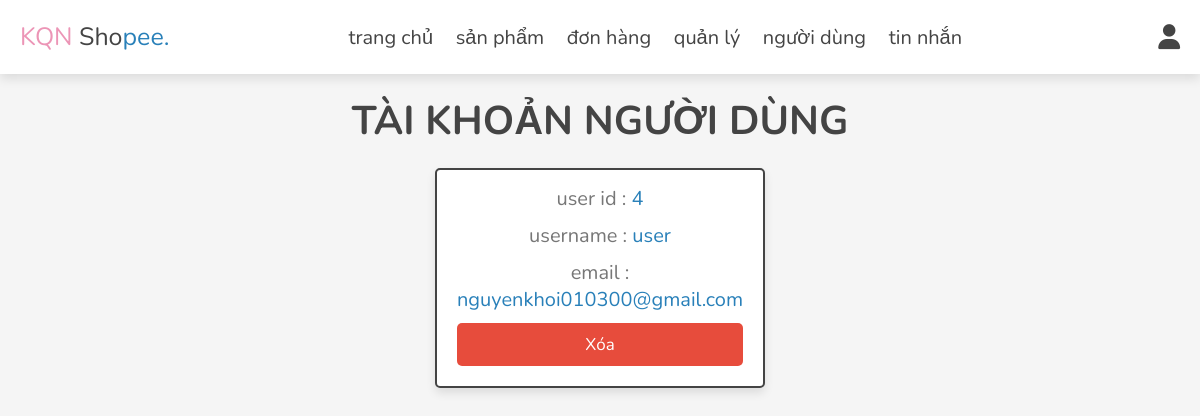
Screenshot of /admin/users_accounts.php (signed in) with the database file from the repository.
### tables this page shows
CREATE TABLE `users` (
  `id` int NOT NULL AUTO_INCREMENT,
  `name` varchar(20) NOT NULL,
  `email` varchar(50) NOT NULL,
  `password` varchar(50) NOT NULL,
  PRIMARY KEY (`id`)
);

### admin/users_accounts.php (the view, shortened to what this page needs)
<?php
include '../components/connect.php';
?>
<!DOCTYPE html>
<html lang="en">
<head>
   <link rel="stylesheet" href="https://cdnjs.cloudflare.com/ajax/libs/font-awesome/6.1.1/css/all.min.css">
   <link rel="stylesheet" href="../css/admin_style.css">
</head>
<body>
   <?php include '../components/admin_header.php'; ?>
   <section class="accounts">
      <h1 class="heading">
         tài khoản người dùng</h1>
      <div class="box-container">
         <?php
         $select_accounts = $conn->prepare("SELECT * FROM `users`");
         $select_accounts->execute();
         if ($select_accounts->rowCount() > 0) {
            while ($fetch_accounts = $select_accounts->fetch(PDO::FETCH_ASSOC)) {
               ?>
               <div class="box">
                  <p> user id : <span>
                        <?= $fetch_accounts['id']; ?>
                     </span> </p>
                  <p> username : <span>
                        <?= $fetch_accounts['name']; ?>
                     </span> </p>
                  <p> email : <span>
                        <?= $fetch_accounts['email']; ?>
                     </span> </p>
                  <a href="users_accounts.php?delete=<?= $fetch_accounts['id']; ?>"
                     onclick="return confirm('xóa tài khoản này? thông tin liên quan đến người dùng cũng sẽ bị xóa!')"
                     class="delete-btn">xóa</a>
               </div>
               <?php
            }
         } else {
            echo '<p class="empty">không có tài khoản!</p>';
         }
         ?>
      </div>
   </section>
</body>
</html>

### css/admin_style.css (style rules this page uses)
:root { --main-color:#2980b9; --orange:#f39c12; --red:#e74c3c; --black:#444; --white:#fff; --light-color:#777; --light-bg:#f5f5f5; --border:.2rem solid var(--black); --box-shadow:0 .5rem 1rem rgba(0,0,0,.1); }
* { font-family: 'Nunito', sans-serif; margin:0; padding:0; box-sizing: border-box; outline: none; border:none; text-decoration: none; }
html { font-size: 62.5%; overflow-x: hidden; }
body { background-color: var(--light-bg); }
section { padding:2rem; max-width: 1200px; margin:0 auto; }
.heading { font-size: 4rem; color:var(--black); margin-bottom: 2rem; text-align: center; text-transform: uppercase; }
.btn, .delete-btn, .option-btn { display: block; width: 100%; margin-top: 1rem; border-radius: .5rem; padding:1rem 3rem; font-size: 1.7rem; text-transform: capitalize; color:var(--white); cursor: pointer; text-align: center; }
.delete-btn { background-color: var(--red); }
.accounts .box-container { display: grid; grid-template-columns: repeat(auto-fit, 33rem); gap:1.5rem; align-items: flex-start; justify-content: center; }
.accounts .box-container .box { padding:2rem; padding-top: .5rem; border-radius: .5rem; text-align: center; border:var(--border); background-color: var(--white); box-shadow: var(--box-shadow); }
.accounts .box-container .box p { font-size: 2rem; color:var(--light-color); margin: 1rem 0; }
.accounts .box-container .box p span { color:var(--main-color); }

### rows the page displays
users: id "4", name "user", email "nguyenkhoi010300@gmail.com"
